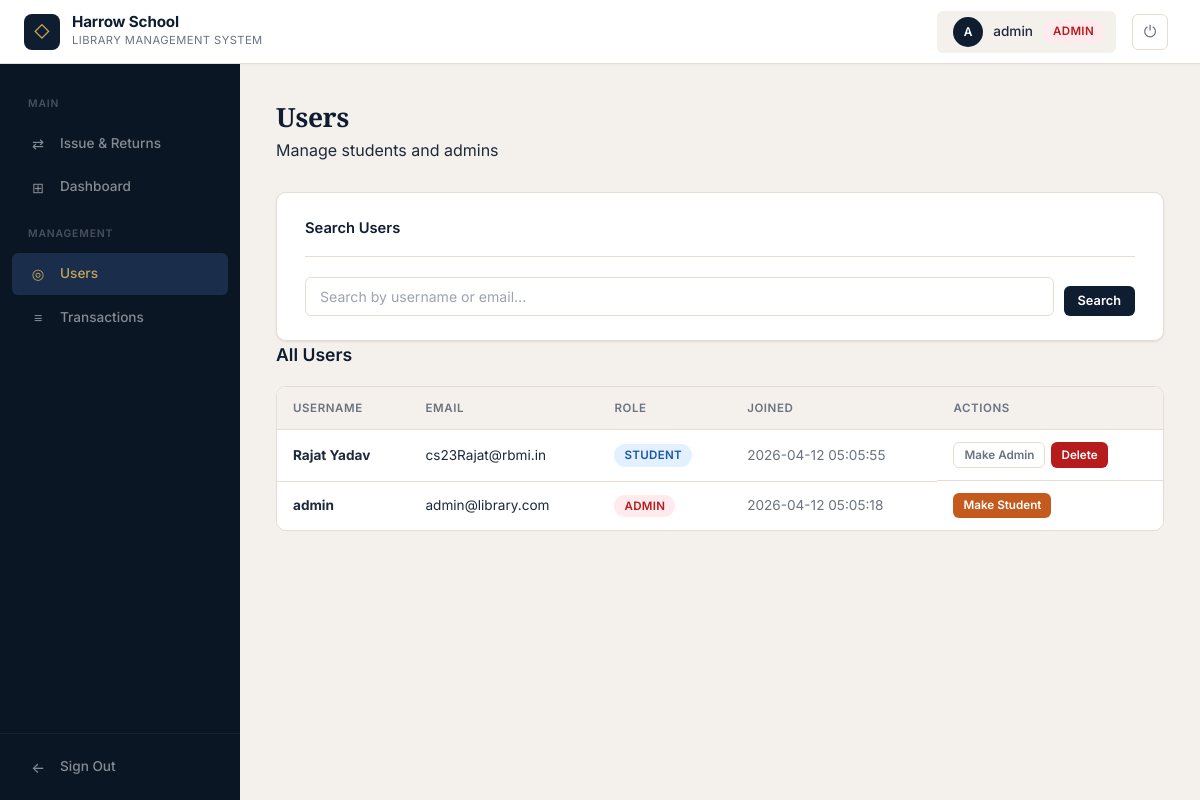
The page /users (signed in) on the database as committed earlier.
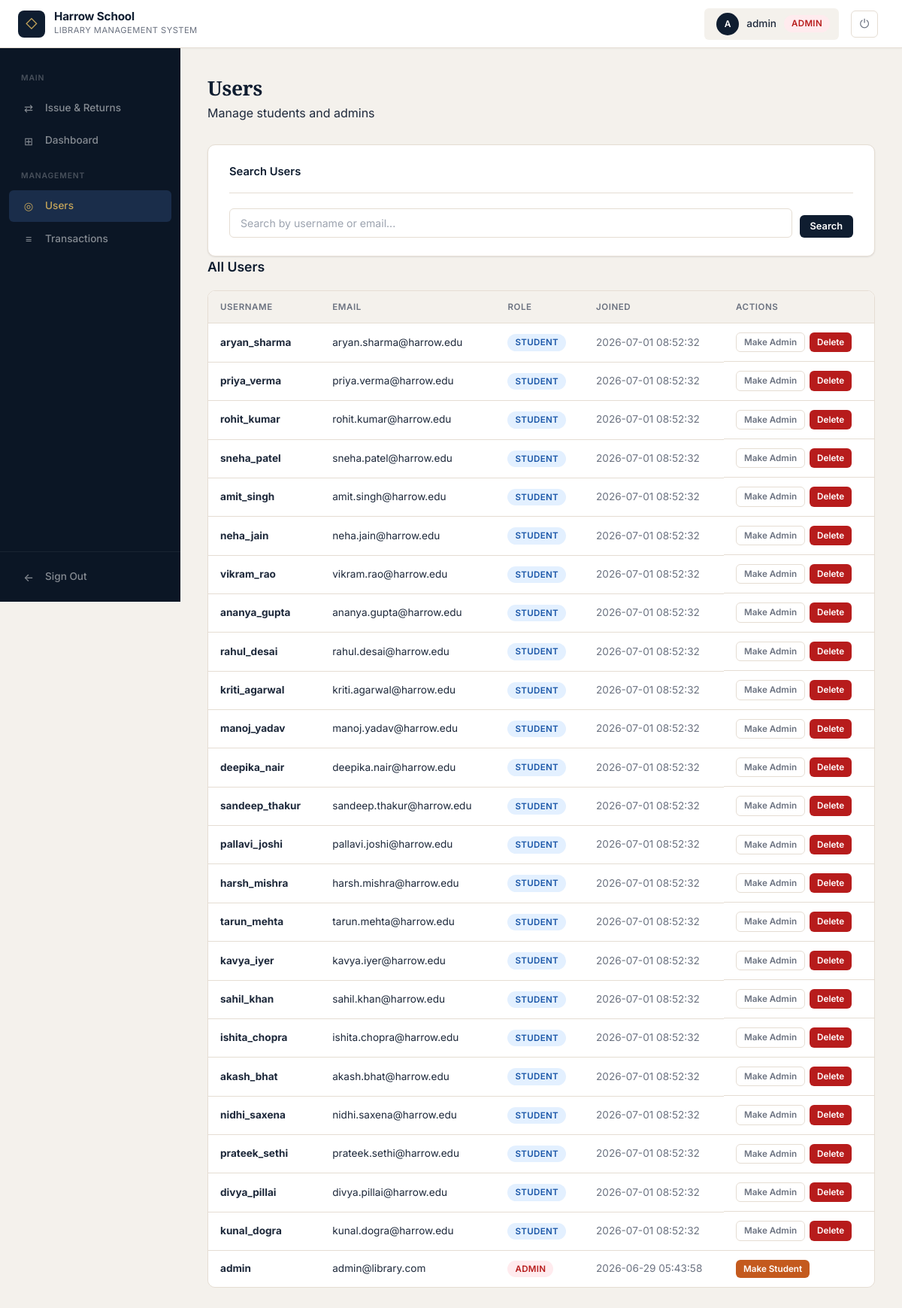
The same page on the database as committed later.
### tables this page shows
CREATE TABLE users (
        id INTEGER PRIMARY KEY AUTOINCREMENT,
        username TEXT UNIQUE NOT NULL,
        password TEXT NOT NULL,
        role TEXT NOT NULL DEFAULT 'student',
        email TEXT,
        created_at TIMESTAMP DEFAULT CURRENT_TIMESTAMP
    );

### app.py (the view)
@app.route('/users')
@login_required
@admin_required
def view_users():
    db = get_db()
    search = request.args.get('search', '').strip()
    if search:
        users = db.execute(
            "SELECT id, username, email, role, created_at FROM users WHERE username LIKE ? OR email LIKE ? ORDER BY created_at DESC",
            (f"%{search}%", f"%{search}%")
        ).fetchall()
    else:
        users = db.execute(
            "SELECT id, username, email, role, created_at FROM users ORDER BY created_at DESC"
        ).fetchall()
    db.close()
    return render_template('users.html', users=users, search=search)

### app.py (called while the page is built)
def get_db():
    db = sqlite3.connect("library.db")
    db.row_factory = sqlite3.Row
    db.execute("PRAGMA foreign_keys = ON")
    return db

def login_required(f):
    @wraps(f)
    def decorated_function(*args, **kwargs):
        if 'user_id' not in session:
            return redirect('/')
        return f(*args, **kwargs)
    return decorated_function

def admin_required(f):
    @wraps(f)
    def decorated_function(*args, **kwargs):
        if session.get('role') != 'admin':
            return redirect('/dashboard')
        return f(*args, **kwargs)
    return decorated_function

@app.context_processor
def inject_globals():
    return {
        'now': datetime.now().strftime("%Y-%m-%d"),
        'CLASS_LEVELS': CLASS_LEVELS,
        'STREAMS': STREAMS,
        'BOOK_TYPES': BOOK_TYPES,
        'SUBJECTS': SUBJECTS,
        'MAGAZINE_TYPES': MAGAZINE_TYPES,
        'SUBJECTS_BY_CLASS': SUBJECTS_BY_CLASS
    }

### templates/users.html (shortened to what this page needs)
{% extends "layout.html" %}
{% block content %}
<div class="page-header">
  <div>
    <h1>Users</h1>
    <p>Manage students and admins</p>
  </div>
</div>
<div class="card">
  <div class="card-header"><h3>Search Users</h3></div>
  <form method="GET" action="/users" class="search-bar">
    <input type="text" name="search" class="form-control" placeholder="Search by username or email..." value="{{ search or '' }}">
    <button type="submit" class="btn btn-primary btn-sm">Search</button>
  </form>
</div>
<div class="section">
  <div class="section-header"><h2>All Users</h2></div>
  {% if users %}
  <div class="table-wrap">
    <table>
      <thead>
        <tr><th>Username</th><th>Email</th><th>Role</th><th>Joined</th><th>Actions</th></tr>
      </thead>
      <tbody>
        {% for user in users %}
        <tr>
          <td><strong>{{ user.username }}</strong></td>
          <td>{{ user.email or '—' }}</td>
          <td><span class="badge badge-{{ 'admin' if user.role == 'admin' else 'student' }}">{{ user.role }}</span></td>
          <td class="text-muted">{{ user.created_at or '—' }}</td>
          <td class="actions-cell">
            {% if user.role == 'admin' %}
            <a href="/change-role/{{ user.id }}/student" class="btn btn-warning btn-xs">Make Student</a>
            {% else %}
            <a href="/change-role/{{ user.id }}/admin" class="btn btn-outline btn-xs">Make Admin</a>
            <a href="/delete-user/{{ user.id }}" class="btn btn-danger btn-xs" onclick="return confirm('Delete this user?')">Delete</a>
            {% endif %}
          </td>
        </tr>
        {% endfor %}
      </tbody>
    </table>
  </div>
  {% else %}
  <div class="empty-state"><p>No users found.</p></div>
  {% endif %}
</div>
{% endblock %}

### templates/layout.html (shortened to what this page needs)
<!DOCTYPE html>
<html lang="en">
<head>
  <link rel="stylesheet" href="{{ url_for('static', filename='style.css') }}">
</head>
<body>
{% if session.get('user_id') %}
<header class="top-header">
  <div class="top-header-left">
    <div class="brand">
      <div class="brand-icon">◇</div>
      <div class="brand-text">
        <strong>Harrow School</strong>
        <small>Library Management System</small>
      </div>
    </div>
  </div>
  <div class="top-header-right">
    <div class="header-user">
      <div class="avatar">{{ session.get('username')[:1].upper() }}</div>
      <span class="user-name">{{ session.get('username') }}</span>
      {% if session.get('role') == 'admin' %}
        <span class="badge badge-admin">Admin</span>
      {% else %}
        <span class="badge badge-student">Student</span>
      {% endif %}
    </div>
    <a href="/logout" class="header-btn" title="Sign out">⏻</a>
  </div>
</header>
<div class="layout">
  <aside class="sidebar" id="sidebar">
    <nav class="sidebar-nav">
      <div class="nav-section-label">Main</div>
      {% if session.get('role') == 'admin' %}
        <a href="/manage-books" class="nav-item {% if request.path == '/manage-books' %}active{% endif %}">
          <span class="nav-icon">⇄</span> Issue &amp; Returns
        </a>
        <a href="/admin" class="nav-item {% if request.path == '/admin' %}active{% endif %}">
          <span class="nav-icon">⊞</span> Dashboard
        </a>
      {% else %}
        <a href="/dashboard" class="nav-item {% if request.path == '/dashboard' %}active{% endif %}">
          <span class="nav-icon">◐</span> Browse Books
        </a>
      {% endif %}
      <div class="nav-section-label">Management</div>
      {% if session.get('role') == 'admin' %}
        <a href="/users" class="nav-item {% if request.path == '/users' %}active{% endif %}">
          <span class="nav-icon">◎</span> Users
        </a>
        <a href="/transactions" class="nav-item {% if request.path == '/transactions' %}active{% endif %}">
          <span class="nav-icon">≡</span> Transactions
        </a>
      {% endif %}
    </nav>
    <div class="sidebar-footer">
      <a href="/logout" class="nav-item">
        <span class="nav-icon">←</span> Sign Out
      </a>
    </div>
  </aside>
  <main class="main-content">
    <div class="page-container">
      {% block content %}{% endblock %}
    </div>
  </main>
</div>
{% else %}
  {% block auth_content %}{% endblock %}
{% endif %}
</body>
</html>

Rows that differ between the two databases and show on the page:
removed users: username "Rajat Yadav", email "cs23Rajat@rbmi.in", role "STUDENT", created_at "2026-04-12 05:05:55"
added users: username "aryan_sharma", email "aryan.sharma@harrow.edu", role "STUDENT", created_at "2026-07-01 08:52:32"
added users: username "priya_verma", email "priya.verma@harrow.edu", role "STUDENT", created_at "2026-07-01 08:52:32"
added users: username "rohit_kumar", email "rohit.kumar@harrow.edu", role "STUDENT", created_at "2026-07-01 08:52:32"
added users: username "sneha_patel", email "sneha.patel@harrow.edu", role "STUDENT", created_at "2026-07-01 08:52:32"
added users: username "amit_singh", email "amit.singh@harrow.edu", role "STUDENT", created_at "2026-07-01 08:52:32"
added users: username "neha_jain", email "neha.jain@harrow.edu", role "STUDENT", created_at "2026-07-01 08:52:32"
added users: username "vikram_rao", email "vikram.rao@harrow.edu", role "STUDENT", created_at "2026-07-01 08:52:32"
added users: username "ananya_gupta", email "ananya.gupta@harrow.edu", role "STUDENT", created_at "2026-07-01 08:52:32"
added users: username "rahul_desai", email "rahul.desai@harrow.edu", role "STUDENT", created_at "2026-07-01 08:52:32"
added users: username "kriti_agarwal", email "kriti.agarwal@harrow.edu", role "STUDENT", created_at "2026-07-01 08:52:32"
added users: username "manoj_yadav", email "manoj.yadav@harrow.edu", role "STUDENT", created_at "2026-07-01 08:52:32"
added users: username "deepika_nair", email "deepika.nair@harrow.edu", role "STUDENT", created_at "2026-07-01 08:52:32"
added users: username "sandeep_thakur", email "sandeep.thakur@harrow.edu", role "STUDENT", created_at "2026-07-01 08:52:32"
added users: username "pallavi_joshi", email "pallavi.joshi@harrow.edu", role "STUDENT", created_at "2026-07-01 08:52:32"
added users: username "harsh_mishra", email "harsh.mishra@harrow.edu", role "STUDENT", created_at "2026-07-01 08:52:32"
added users: username "tarun_mehta", email "tarun.mehta@harrow.edu", role "STUDENT", created_at "2026-07-01 08:52:32"
added users: username "kavya_iyer", email "kavya.iyer@harrow.edu", role "STUDENT", created_at "2026-07-01 08:52:32"
added users: username "sahil_khan", email "sahil.khan@harrow.edu", role "STUDENT", created_at "2026-07-01 08:52:32"
added users: username "ishita_chopra", email "ishita.chopra@harrow.edu", role "STUDENT", created_at "2026-07-01 08:52:32"
added users: username "akash_bhat", email "akash.bhat@harrow.edu", role "STUDENT", created_at "2026-07-01 08:52:32"
added users: username "nidhi_saxena", email "nidhi.saxena@harrow.edu", role "STUDENT", created_at "2026-07-01 08:52:32"
added users: username "prateek_sethi", email "prateek.sethi@harrow.edu", role "STUDENT", created_at "2026-07-01 08:52:32"
added users: username "divya_pillai", email "divya.pillai@harrow.edu", role "STUDENT", created_at "2026-07-01 08:52:32"
added users: username "kunal_dogra", email "kunal.dogra@harrow.edu", role "STUDENT", created_at "2026-07-01 08:52:32"
changed users "admin": created_at "2026-04-12 05:05:18" → "2026-06-29 05:43:58"
